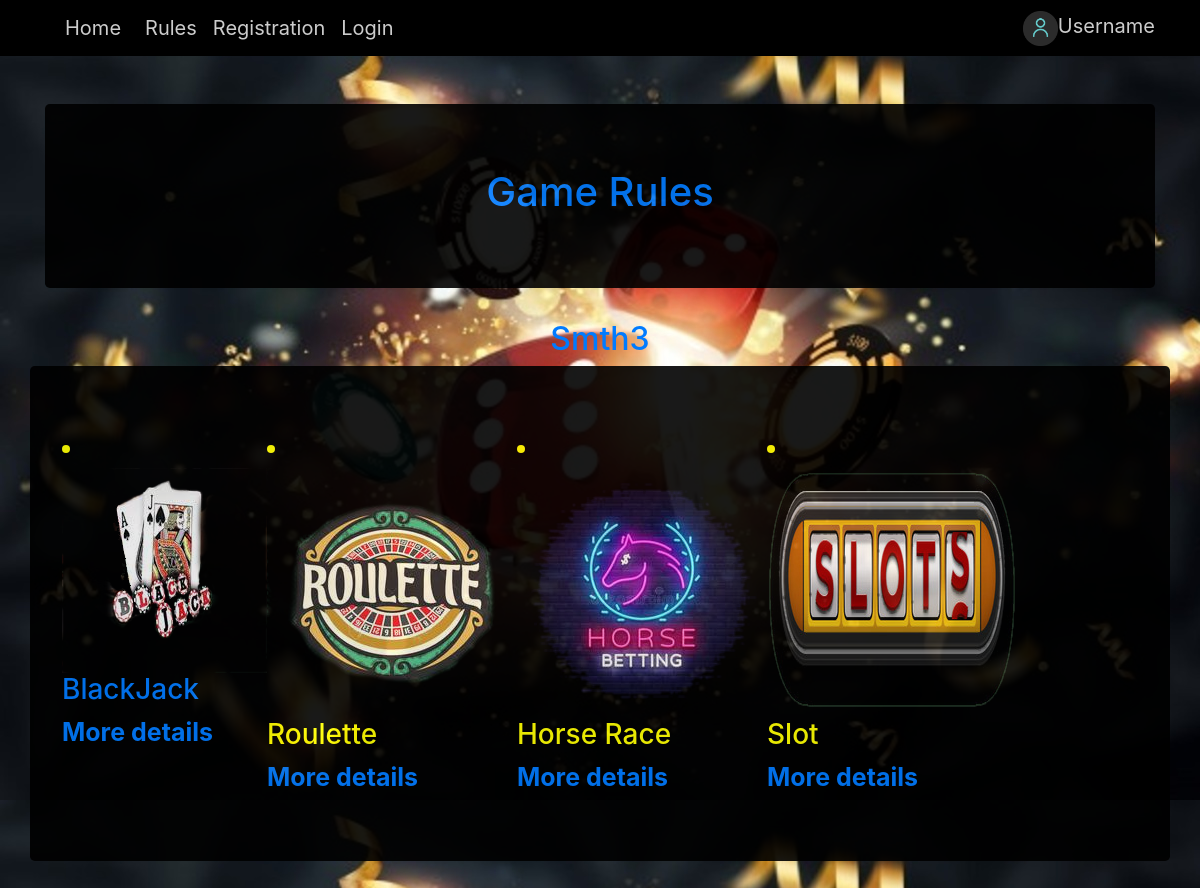
The app's page /games, older data.
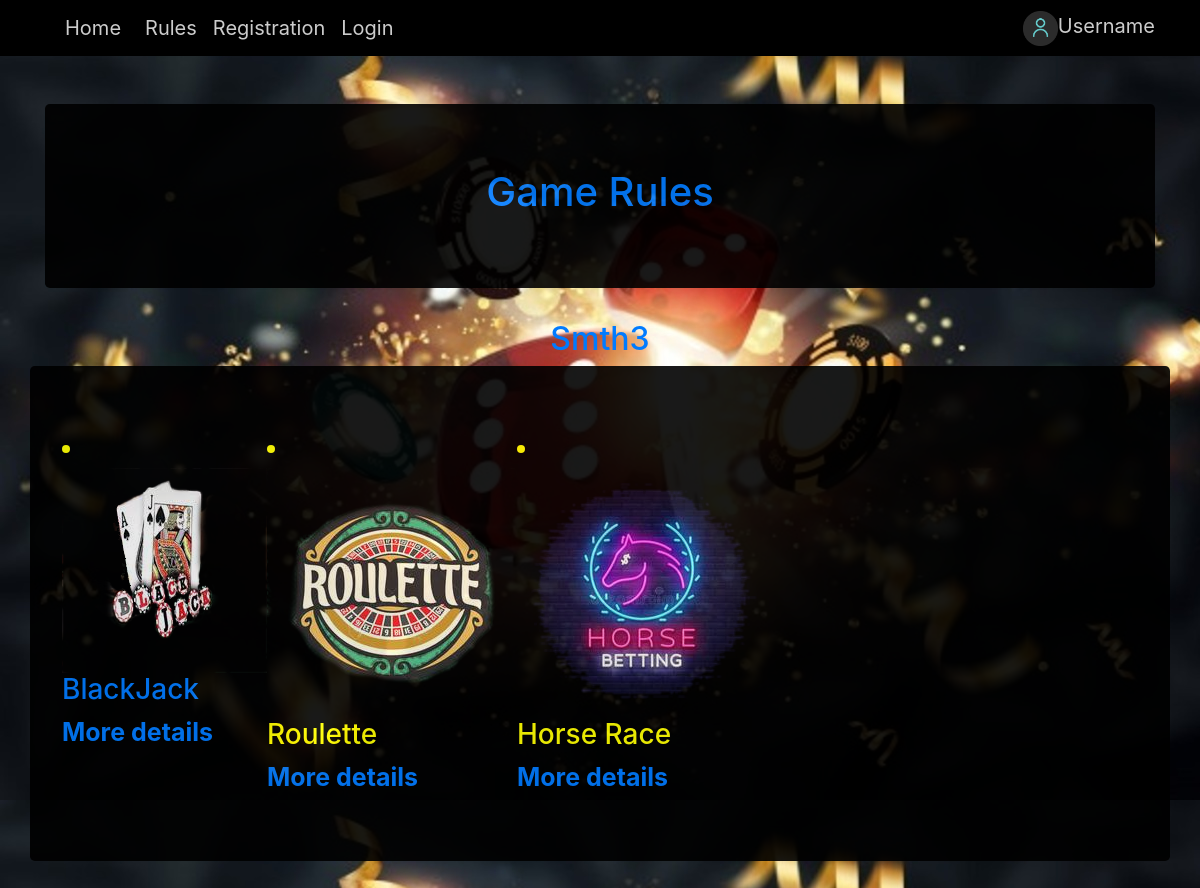
The same page, newer data.
### games/models.py (models this page shows, shortened)
class Game(models.Model):
    title = models.CharField(max_length=30)
    organizer_email= models.EmailField()
    date = models.DateField()
    slug = models.SlugField(unique=True)
    shortdesc = models.TextField()
    image = models.ImageField(upload_to='img')
    participants = models.ManyToManyField(Participant, blank=True, null=True)

### games/views.py (the view)
# urls.py: path('games', views.index, name='all-games'),
def index(request):
    games = Game.objects.all()
    return render(request, 'games/index.html', {
        'show_games': True,
        'games': games
    })

### games/templates/games/index.html (shortened to what this page needs)
{% extends 'games/base/base.html' %}
{% load static %}
{% block body %}
<div class="container">
    <div class="jumbotron" style="background-color:#000000; opacity:0.9; color:#CCCCCC;">
    <nav><a href="/games"><center><h1>Game Rules</h1></center></nav>
    </div>
</div>
<main>
    <h2><center>Smth3</center></h2>
    <div class="container">
    <div class="jumbotron row" style="background-color:#000000; opacity:0.9; color:yellow; font-size: 25px; font-weight: bold;">
            {% for game_item in games %}
                <li class="game-item">
                    <article>
                        <div class="game-summary">
                            <div class="game-image">
                                <img src="{{game_item.image.url}}" alt="">
                            </div>
                            <div class="game-detail">
                                <h3>{{ game_item.title }}</h3>
                            </div>
                        </div>
                        <div class="game-actions">
                            <a href="{% url 'game-detail' game_item.slug %}">More details</a>
                        </div>
                    </article>
                </li>
            {% endfor %}
        </div>
    </div>
</main>
{% endblock %}

Row changes from the older to the newer data that the page shows:
removed Game: image (picture), title "Slot"
